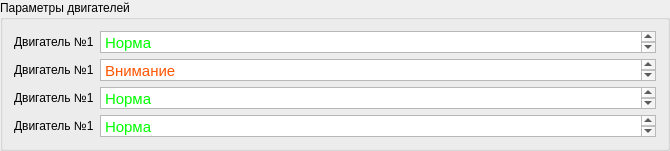
              <widget class="QGroupBox" name="groupBox_8">
               <property name="minimumSize">
                <size>
                 <width>670</width>
                 <height>150</height>
                </size>
               </property>
               <property name="font">
                <font>
                 <pointsize>9</pointsize>
                </font>
               </property>
               <property name="title">
                <string>Параметры двигателей</string>
               </property>
               <layout class="QVBoxLayout" name="verticalLayout_5">
                <item>
                 <layout class="QHBoxLayout" name="horizontalLayout_21">
                  <item>
                   <widget class="QLabel" name="label_15">
                    <property name="text">
                     <string>Двигатель №1</string>
                    </property>
                   </widget>
                  </item>
                  <item>
                   <widget class="QTextEdit" name="textEdit_7">
                    <property name="maximumSize">
                     <size>
                      <width>16777215</width>
                      <height>22</height>
                     </size>
                    </property>
                    <property name="html">
                     <string>&lt;!DOCTYPE HTML PUBLIC &quot;-//W3C//DTD HTML 4.0//EN&quot; &quot;http://www.w3.org/TR/REC-html40/strict.dtd&quot;&gt;
&lt;html&gt;&lt;head&gt;&lt;meta name=&quot;qrichtext&quot; content=&quot;1&quot; /&gt;&lt;meta charset=&quot;utf-8&quot; /&gt;&lt;style type=&quot;text/css&quot;&gt;
p, li { white-space: pre-wrap; }
hr { height: 1px; border-width: 0; }
li.unchecked::marker { content: &quot;\2610&quot;; }
li.checked::marker { content: &quot;\2612&quot;; }
&lt;/style&gt;&lt;/head&gt;&lt;body style=&quot; font-family:'Segoe UI'; font-size:9pt; font-weight:400; font-style:normal;&quot;&gt;
&lt;p style=&quot; margin-top:0px; margin-bottom:0px; margin-left:0px; margin-right:0px; -qt-block-indent:0; text-indent:0px;&quot;&gt;&lt;span style=&quot; font-size:11pt; color:#00ff00;&quot;&gt;Норма&lt;/span&gt;&lt;/p&gt;&lt;/body&gt;&lt;/html&gt;</string>
                    </property>
                   </widget>
                  </item>
                 </layout>
                </item>
                <item>
                 <layout class="QHBoxLayout" name="horizontalLayout_22">
                  <item>
                   <widget class="QLabel" name="label_16">
                    <property name="text">
                     <string>Двигатель №1</string>
                    </property>
                   </widget>
                  </item>
                  <item>
                   <widget class="QTextEdit" name="textEdit_9">
                    <property name="maximumSize">
                     <size>
                      <width>16777215</width>
                      <height>22</height>
                     </size>
                    </property>
                    <property name="html">
                     <string>&lt;!DOCTYPE HTML PUBLIC &quot;-//W3C//DTD HTML 4.0//EN&quot; &quot;http://www.w3.org/TR/REC-html40/strict.dtd&quot;&gt;
&lt;html&gt;&lt;head&gt;&lt;meta name=&quot;qrichtext&quot; content=&quot;1&quot; /&gt;&lt;meta charset=&quot;utf-8&quot; /&gt;&lt;style type=&quot;text/css&quot;&gt;
p, li { white-space: pre-wrap; }
hr { height: 1px; border-width: 0; }
li.unchecked::marker { content: &quot;\2610&quot;; }
li.checked::marker { content: &quot;\2612&quot;; }
&lt;/style&gt;&lt;/head&gt;&lt;body style=&quot; font-family:'Segoe UI'; font-size:9pt; font-weight:400; font-style:normal;&quot;&gt;
&lt;p style=&quot; margin-top:0px; margin-bottom:0px; margin-left:0px; margin-right:0px; -qt-block-indent:0; text-indent:0px;&quot;&gt;&lt;span style=&quot; font-size:11pt; color:#ff5500;&quot;&gt;Внимание&lt;/span&gt;&lt;/p&gt;&lt;/body&gt;&lt;/html&gt;</string>
                    </property>
                   </widget>
                  </item>
                 </layout>
                </item>
                <item>
                 <layout class="QHBoxLayout" name="horizontalLayout_23">
                  <item>
                   <widget class="QLabel" name="label_17">
                    <property name="text">
                     <string>Двигатель №1</string>
                    </property>
                   </widget>
                  </item>
                  <item>
                   <widget class="QTextEdit" name="textEdit_8">
                    <property name="maximumSize">
                     <size>
                      <width>16777215</width>
                      <height>22</height>
                     </size>
                    </property>
                    <property name="html">
                     <string>&lt;!DOCTYPE HTML PUBLIC &quot;-//W3C//DTD HTML 4.0//EN&quot; &quot;http://www.w3.org/TR/REC-html40/strict.dtd&quot;&gt;
&lt;html&gt;&lt;head&gt;&lt;meta name=&quot;qrichtext&quot; content=&quot;1&quot; /&gt;&lt;meta charset=&quot;utf-8&quot; /&gt;&lt;style type=&quot;text/css&quot;&gt;
p, li { white-space: pre-wrap; }
hr { height: 1px; border-width: 0; }
li.unchecked::marker { content: &quot;\2610&quot;; }
li.checked::marker { content: &quot;\2612&quot;; }
&lt;/style&gt;&lt;/head&gt;&lt;body style=&quot; font-family:'Segoe UI'; font-size:9pt; font-weight:400; font-style:normal;&quot;&gt;
&lt;p style=&quot; margin-top:0px; margin-bottom:0px; margin-left:0px; margin-right:0px; -qt-block-indent:0; text-indent:0px;&quot;&gt;&lt;span style=&quot; font-size:11pt; color:#00ff00;&quot;&gt;Норма&lt;/span&gt;&lt;/p&gt;&lt;/body&gt;&lt;/html&gt;</string>
                    </property>
                   </widget>
                  </item>
                 </layout>
                </item>
                <item>
                 <layout class="QHBoxLayout" name="horizontalLayout_24">
                  <item>
                   <widget class="QLabel" name="label_18">
                    <property name="text">
                     <string>Двигатель №1</string>
                    </property>
                   </widget>
                  </item>
                  <item>
                   <widget class="QTextEdit" name="textEdit_11">
                    <property name="maximumSize">
                     <size>
                      <width>16777215</width>
                      <height>22</height>
                     </size>
                    </property>
                    <property name="html">
                     <string>&lt;!DOCTYPE HTML PUBLIC &quot;-//W3C//DTD HTML 4.0//EN&quot; &quot;http://www.w3.org/TR/REC-html40/strict.dtd&quot;&gt;
&lt;html&gt;&lt;head&gt;&lt;meta name=&quot;qrichtext&quot; content=&quot;1&quot; /&gt;&lt;meta charset=&quot;utf-8&quot; /&gt;&lt;style type=&quot;text/css&quot;&gt;
p, li { white-space: pre-wrap; }
hr { height: 1px; border-width: 0; }
li.unchecked::marker { content: &quot;\2610&quot;; }
li.checked::marker { content: &quot;\2612&quot;; }
&lt;/style&gt;&lt;/head&gt;&lt;body style=&quot; font-family:'Segoe UI'; font-size:9pt; font-weight:400; font-style:normal;&quot;&gt;
&lt;p style=&quot; margin-top:0px; margin-bottom:0px; margin-left:0px; margin-right:0px; -qt-block-indent:0; text-indent:0px;&quot;&gt;&lt;span style=&quot; font-size:11pt; color:#00ff00;&quot;&gt;Норма&lt;/span&gt;&lt;/p&gt;&lt;/body&gt;&lt;/html&gt;</string>
                    </property>
                   </widget>
                  </item>
                 </layout>
                </item>
               </layout>
              </widget>
